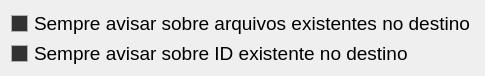
<?xml version="1.0" encoding="UTF-8"?>
<ui version="4.0">
 <class>CSendOptionsForm</class>
 <widget class="QDialog" name="CSendOptionsForm">
  <property name="geometry">
   <rect>
    <x>0</x>
    <y>0</y>
    <width>485</width>
    <height>74</height>
   </rect>
  </property>
  <property name="windowTitle">
   <string>Dialog</string>
  </property>
  <property name="styleSheet">
   <string notr="true">QCheckBox::indicator{
    color: #b1b1b1;
    background-color: #323232;
    border: 1px solid #b1b1b1;
    width: 15px;
    height: 15px;
}

QRadioButton::indicator
{
    border-radius: 6px;
}

QRadioButton::indicator:hover, QCheckBox::indicator:hover
{
    border: 1px solid #ffaa00;
}

QCheckBox::indicator:checked
{
    image:url(:/images/checkbox.png);


}

QCheckBox::indicator:disabled, QRadioButton::indicator:disabled
{
    border: 1px solid #444;

}






</string>
  </property>
  <layout class="QVBoxLayout" name="verticalLayout_2">
   <item>
    <layout class="QVBoxLayout" name="verticalLayout">
     <item>
      <layout class="QVBoxLayout" name="verticalLayout_3">
       <item>
        <widget class="QCheckBox" name="checkBox_arquivo">
         <property name="font">
          <font>
           <pointsize>14</pointsize>
          </font>
         </property>
         <property name="text">
          <string>Sempre avisar sobre arquivos existentes no destino</string>
         </property>
        </widget>
       </item>
       <item>
        <widget class="QCheckBox" name="checkBox_id">
         <property name="minimumSize">
          <size>
           <width>0</width>
           <height>0</height>
          </size>
         </property>
         <property name="font">
          <font>
           <pointsize>14</pointsize>
          </font>
         </property>
         <property name="text">
          <string>Sempre avisar sobre ID existente no destino</string>
         </property>
         <property name="iconSize">
          <size>
           <width>32</width>
           <height>32</height>
          </size>
         </property>
        </widget>
       </item>
      </layout>
     </item>
    </layout>
   </item>
  </layout>
 </widget>
 <resources/>
 <connections/>
</ui>
